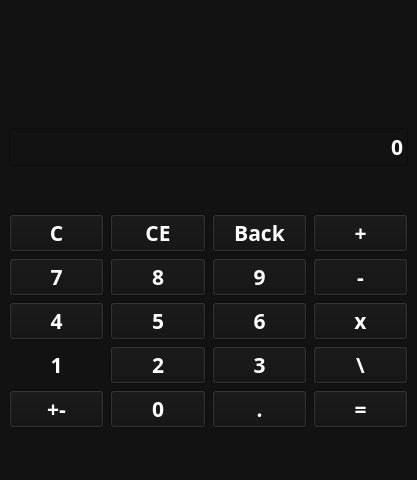
<?xml version="1.0" encoding="UTF-8"?>
<ui version="4.0">
 <class>MainWindow</class>
 <widget class="QMainWindow" name="MainWindow">
  <property name="geometry">
   <rect>
    <x>0</x>
    <y>0</y>
    <width>417</width>
    <height>480</height>
   </rect>
  </property>
  <property name="sizePolicy">
   <sizepolicy hsizetype="Preferred" vsizetype="Preferred">
    <horstretch>0</horstretch>
    <verstretch>0</verstretch>
   </sizepolicy>
  </property>
  <property name="cursor">
   <cursorShape>ArrowCursor</cursorShape>
  </property>
  <property name="windowTitle">
   <string>Calculator</string>
  </property>
  <property name="styleSheet">
   <string notr="true">QWidget {
	color: white;
	background-color: #121212;
	font-family: Rubik;
	font-size: 16pt;
	font-weight: 600;
}</string>
  </property>
  <widget class="QWidget" name="centralwidget">
   <property name="cursor">
    <cursorShape>PointingHandCursor</cursorShape>
   </property>
   <layout class="QVBoxLayout" name="verticalLayout">
    <item>
     <widget class="QLabel" name="label">
      <property name="sizePolicy">
       <sizepolicy hsizetype="Expanding" vsizetype="Fixed">
        <horstretch>0</horstretch>
        <verstretch>0</verstretch>
       </sizepolicy>
      </property>
      <property name="text">
       <string/>
      </property>
      <property name="alignment">
       <set>Qt::AlignRight|Qt::AlignTrailing|Qt::AlignVCenter</set>
      </property>
     </widget>
    </item>
    <item>
     <widget class="QLineEdit" name="lineEdit">
      <property name="sizePolicy">
       <sizepolicy hsizetype="Expanding" vsizetype="Fixed">
        <horstretch>0</horstretch>
        <verstretch>0</verstretch>
       </sizepolicy>
      </property>
      <property name="text">
       <string>0</string>
      </property>
      <property name="maxLength">
       <number>10</number>
      </property>
      <property name="alignment">
       <set>Qt::AlignRight|Qt::AlignTrailing|Qt::AlignVCenter</set>
      </property>
     </widget>
    </item>
    <item>
     <layout class="QGridLayout" name="keysLayout">
      <item row="0" column="0">
       <widget class="QPushButton" name="btn_c">
        <property name="text">
         <string>C</string>
        </property>
       </widget>
      </item>
      <item row="0" column="1">
       <widget class="QPushButton" name="btn_ce">
        <property name="text">
         <string>CE</string>
        </property>
       </widget>
      </item>
      <item row="0" column="2">
       <widget class="QPushButton" name="btn_backspace">
        <property name="text">
         <string>Back</string>
        </property>
        <property name="shortcut">
         <string>Backspace</string>
        </property>
       </widget>
      </item>
      <item row="0" column="3">
       <widget class="QPushButton" name="btn_add">
        <property name="text">
         <string>+</string>
        </property>
        <property name="shortcut">
         <string>+</string>
        </property>
       </widget>
      </item>
      <item row="1" column="0">
       <widget class="QPushButton" name="btn_7">
        <property name="text">
         <string>7</string>
        </property>
        <property name="shortcut">
         <string>7</string>
        </property>
        <attribute name="buttonGroup">
         <string notr="true">buttonGroup</string>
        </attribute>
       </widget>
      </item>
      <item row="1" column="1">
       <widget class="QPushButton" name="btn_8">
        <property name="text">
         <string>8</string>
        </property>
        <property name="shortcut">
         <string>8</string>
        </property>
        <attribute name="buttonGroup">
         <string notr="true">buttonGroup</string>
        </attribute>
       </widget>
      </item>
      <item row="1" column="2">
       <widget class="QPushButton" name="btn_9">
        <property name="text">
         <string>9</string>
        </property>
        <property name="shortcut">
         <string>9</string>
        </property>
        <attribute name="buttonGroup">
         <string notr="true">buttonGroup</string>
        </attribute>
       </widget>
      </item>
      <item row="1" column="3">
       <widget class="QPushButton" name="btn_sub">
        <property name="text">
         <string>-</string>
        </property>
        <property name="shortcut">
         <string>-</string>
        </property>
       </widget>
      </item>
      <item row="2" column="0">
       <widget class="QPushButton" name="btn_4">
        <property name="text">
         <string>4</string>
        </property>
        <property name="shortcut">
         <string>4</string>
        </property>
        <attribute name="buttonGroup">
         <string notr="true">buttonGroup</string>
        </attribute>
       </widget>
      </item>
      <item row="2" column="1">
       <widget class="QPushButton" name="btn_5">
        <property name="text">
         <string>5</string>
        </property>
        <property name="shortcut">
         <string>5</string>
        </property>
        <attribute name="buttonGroup">
         <string notr="true">buttonGroup</string>
        </attribute>
       </widget>
      </item>
      <item row="2" column="2">
       <widget class="QPushButton" name="btn_6">
        <property name="text">
         <string>6</string>
        </property>
        <property name="shortcut">
         <string>6</string>
        </property>
        <attribute name="buttonGroup">
         <string notr="true">buttonGroup</string>
        </attribute>
       </widget>
      </item>
      <item row="2" column="3">
       <widget class="QPushButton" name="btn_mul">
        <property name="text">
         <string>x</string>
        </property>
        <property name="shortcut">
         <string>*</string>
        </property>
       </widget>
      </item>
      <item row="3" column="0">
       <widget class="QPushButton" name="btn_1">
        <property name="styleSheet">
         <string notr="true">QPushButton {
	color: white;
	background-color: transparent;
	border: white;
}</string>
        </property>
        <property name="text">
         <string>1</string>
        </property>
        <property name="shortcut">
         <string>1</string>
        </property>
        <attribute name="buttonGroup">
         <string notr="true">buttonGroup</string>
        </attribute>
       </widget>
      </item>
      <item row="3" column="1">
       <widget class="QPushButton" name="btn_2">
        <property name="text">
         <string>2</string>
        </property>
        <property name="shortcut">
         <string>2</string>
        </property>
        <attribute name="buttonGroup">
         <string notr="true">buttonGroup</string>
        </attribute>
       </widget>
      </item>
      <item row="3" column="2">
       <widget class="QPushButton" name="btn_3">
        <property name="text">
         <string>3</string>
        </property>
        <property name="shortcut">
         <string>3</string>
        </property>
        <attribute name="buttonGroup">
         <string notr="true">buttonGroup</string>
        </attribute>
       </widget>
      </item>
      <item row="3" column="3">
       <widget class="QPushButton" name="btn_div">
        <property name="text">
         <string>\</string>
        </property>
        <property name="shortcut">
         <string>\</string>
        </property>
       </widget>
      </item>
      <item row="4" column="0">
       <widget class="QPushButton" name="btn_sigh">
        <property name="text">
         <string>+-</string>
        </property>
       </widget>
      </item>
      <item row="4" column="1">
       <widget class="QPushButton" name="btn_0">
        <property name="text">
         <string>0</string>
        </property>
        <property name="shortcut">
         <string>0</string>
        </property>
        <attribute name="buttonGroup">
         <string notr="true">buttonGroup</string>
        </attribute>
       </widget>
      </item>
      <item row="4" column="2">
       <widget class="QPushButton" name="btn_point">
        <property name="text">
         <string>.</string>
        </property>
        <property name="shortcut">
         <string>.</string>
        </property>
       </widget>
      </item>
      <item row="4" column="3">
       <widget class="QPushButton" name="btn_result">
        <property name="text">
         <string>=</string>
        </property>
        <property name="shortcut">
         <string>Return, =</string>
        </property>
       </widget>
      </item>
     </layout>
    </item>
   </layout>
  </widget>
 </widget>
 <resources/>
 <connections/>
 <buttongroups>
  <buttongroup name="buttonGroup"/>
 </buttongroups>
</ui>
